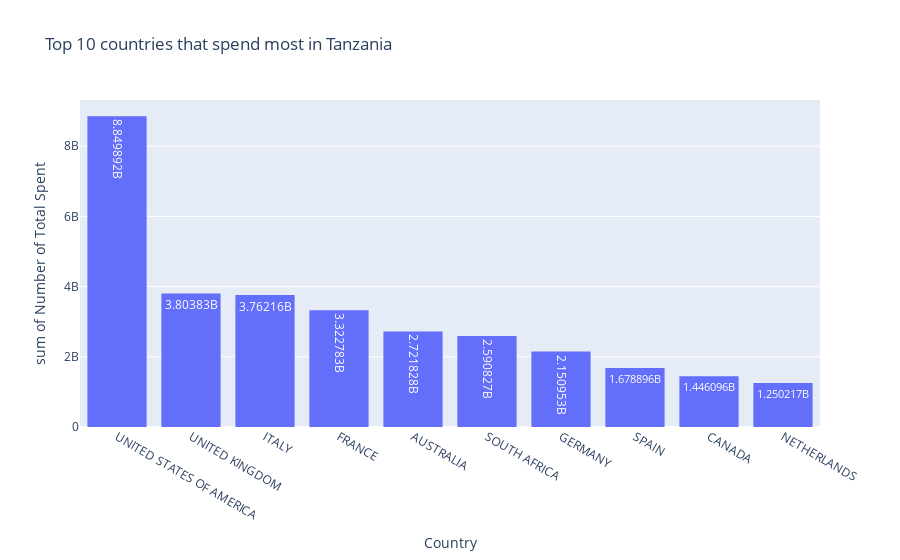

Notebook code for this chart:
### Markdown cell above
2. Which top 10 countries spend most Africa?

### Code cell
px.histogram(df[['country','total_cost']].groupby('country').sum().sort_values('total_cost',ascending=False).head(10).reset_index(),
x='country', y = 'total_cost',text_auto=True,title='Top 10 countries that spend most in Tanzania',
labels=dict(country="Country",total_cost='Number of Total Spent'))

### Figure 1 — Plotly figure (JSON) as saved in the notebook; plotly's stock layout.template omitted (floating-point values rounded to 4 significant figures)
{"data": [{"alignmentgroup": "True", "bingroup": "x", "histfunc": "sum", "hovertemplate": "Country=%{x}<br>sum of Number of Total Spent=%{y}<extra></extra>", "legendgroup": "", "marker": {"color": "#636efa", "pattern": {"shape": ""}}, "name": "", "offsetgroup": "", "orientation": "v", "showlegend": false, "texttemplate": "%{value}", "type": "histogram", "x": ["UNITED STATES OF AMERICA", "UNITED KINGDOM", "ITALY", "FRANCE", "AUSTRALIA", "SOUTH AFRICA", "GERMANY", "SPAIN", "CANADA", "NETHERLANDS"], "xaxis": "x", "y": [8850000000.0, 3804000000.0, 3762000000.0, 3323000000.0, 2722000000.0, 2591000000.0, 2151000000.0, 1679000000.0, 1446000000.0, 1250000000.0], "yaxis": "y"}], "layout": {"barmode": "relative", "legend": {"tracegroupgap": 0}, "title": {"text": "Top 10 countries that spend most in Tanzania"}, "xaxis": {"anchor": "y", "domain": [0, 1], "title": {"text": "Country"}}, "yaxis": {"anchor": "x", "domain": [0, 1], "title": {"text": "sum of Number of Total Spent"}}}}
